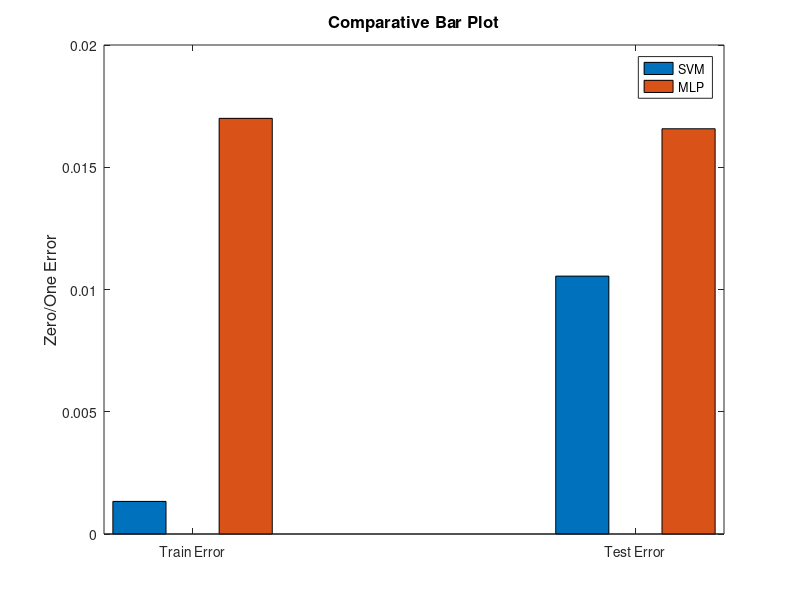

MATLAB code for this plot:
figure;
bars =  [ 8/6000  68/4000; 21/1991 33/1991];
str = {'Train Error' 'Test Error'};
bar(bars,'barWidth',0.6); 
legend('SVM','MLP');
set(gca, 'XTickLabel',str);
ylabel('Zero/One Error','FontSize',12);
title('Comparative Bar Plot','FontSize',12);